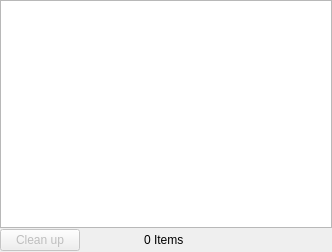
<?xml version="1.0" encoding="UTF-8"?>
<ui version="4.0">
 <class>DownloadDialog</class>
 <widget class="QDialog" name="DownloadDialog">
  <property name="geometry">
   <rect>
    <x>0</x>
    <y>0</y>
    <width>332</width>
    <height>252</height>
   </rect>
  </property>
  <property name="windowTitle">
   <string>Downloads</string>
  </property>
  <layout class="QGridLayout" name="gridLayout">
   <property name="margin">
    <number>0</number>
   </property>
   <property name="spacing">
    <number>0</number>
   </property>
   <item row="0" column="0" colspan="3">
    <widget class="EditTableView" name="downloadsView"/>
   </item>
   <item row="1" column="0">
    <layout class="QHBoxLayout" name="horizontalLayout">
     <item>
      <widget class="QPushButton" name="cleanupButton">
       <property name="enabled">
        <bool>false</bool>
       </property>
       <property name="text">
        <string>Clean up</string>
       </property>
      </widget>
     </item>
     <item>
      <spacer>
       <property name="orientation">
        <enum>Qt::Horizontal</enum>
       </property>
       <property name="sizeHint" stdset="0">
        <size>
         <width>58</width>
         <height>24</height>
        </size>
       </property>
      </spacer>
     </item>
    </layout>
   </item>
   <item row="1" column="1">
    <widget class="QLabel" name="itemCount">
     <property name="text">
      <string>0 Items</string>
     </property>
    </widget>
   </item>
   <item row="1" column="2">
    <spacer name="horizontalSpacer">
     <property name="orientation">
      <enum>Qt::Horizontal</enum>
     </property>
     <property name="sizeHint" stdset="0">
      <size>
       <width>148</width>
       <height>20</height>
      </size>
     </property>
    </spacer>
   </item>
  </layout>
 </widget>
 <customwidgets>
  <customwidget>
   <class>EditTableView</class>
   <extends>QTableView</extends>
   <header location="global">browser/edittableview.h</header>
  </customwidget>
 </customwidgets>
 <resources/>
 <connections/>
</ui>
